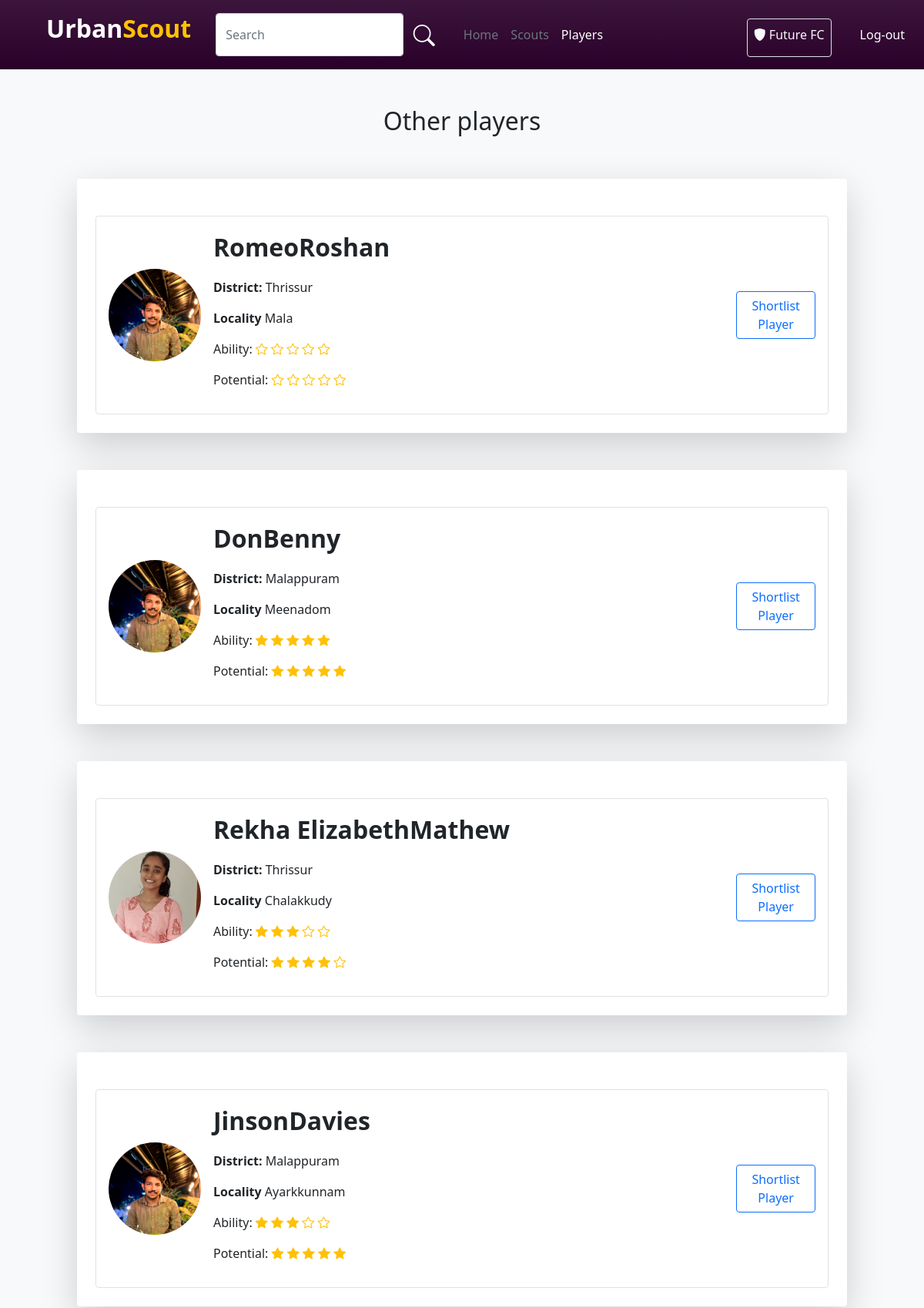
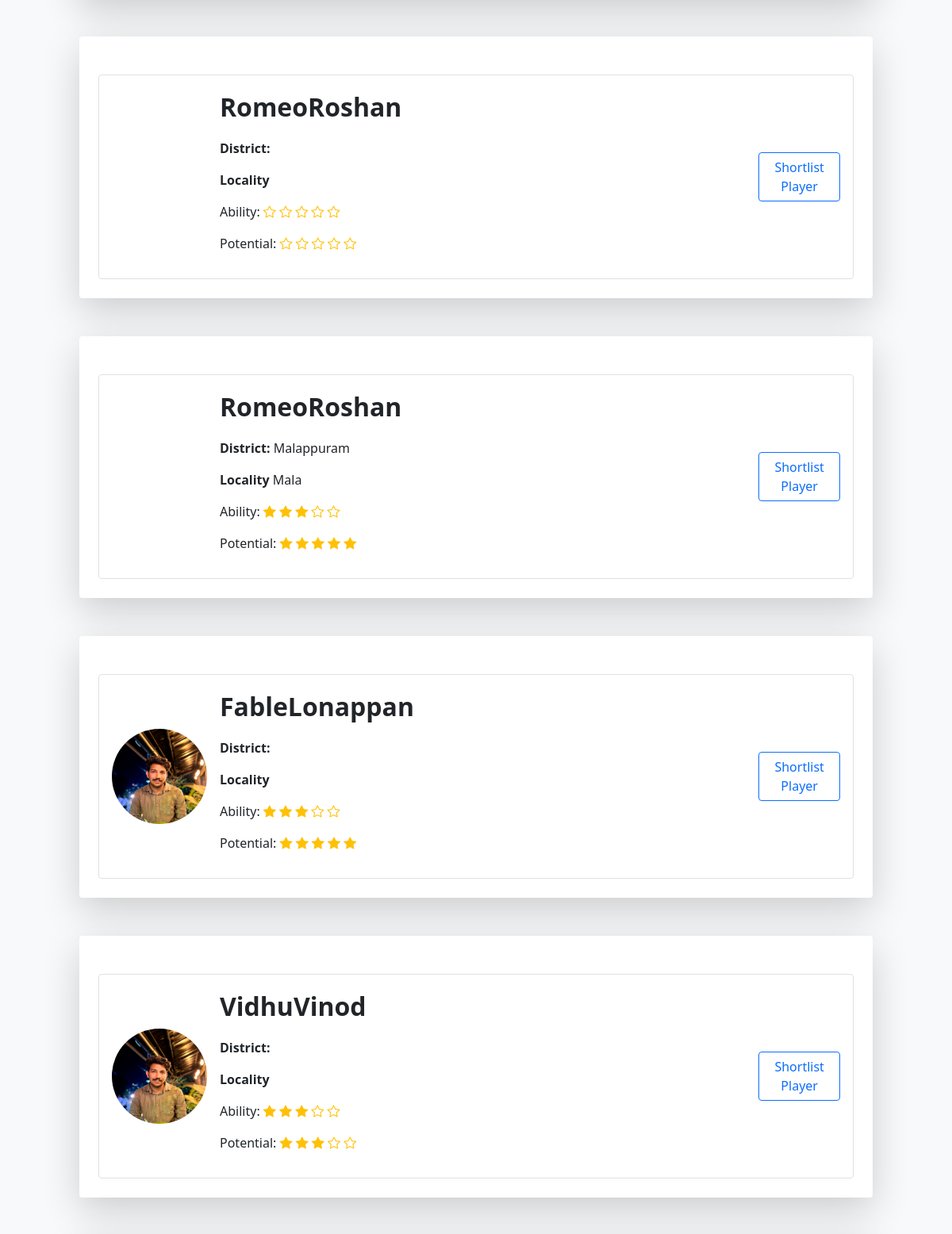
The page /ClubPlayer (signed in, upper part) on the database its author committed (2 pictures, top to bottom).
### account/models.py (models this page shows)
class User(AbstractUser):
    username=models.CharField(max_length=32, blank=True, null=True)
    USERNAME_FIELD = 'email'
    email = models.EmailField(unique=True)
    img=models.ImageField(upload_to='pics',default='https://img.freepik.com/free-icon/man_318-677829.jpg',null=True)
    is_player=models.BooleanField('is_player',default=False)
    is_club=models.BooleanField('is_club',default=False)
    is_scout=models.BooleanField('is_scout',default=False)
    player_dob = models.DateField(("Date of Birth"), default=date.today, validators=[validate_dob])
    player_pos = models.CharField(("Position"),default='',max_length=30,choices=Pos_Choice)
    district = models.CharField(("District"),default='',max_length=20,choices=District_Choice)
    locality = models.CharField(("Locality"),default='',max_length=50,blank=True)
    player_foot = models.CharField(("Prefered Foot"),default='',max_length=10,choices=Foot_Choice)
    player_ability = models.IntegerField(("Ability"),default=0,choices=Ability_Choice)
    club_reputation = models.IntegerField(("Club Reputation"),default=0,choices=Ability_Choice)
    player_potential = models.IntegerField(("Potential"),default=0,choices=Ability_Choice)
    desc=models.CharField(("Description"),max_length=100, default='')
    club_name=models.CharField((("Club Name")),default='',max_length=30)
    scouted_by=models.CharField(max_length=30,default='')
    subscribed=models.BooleanField(default=False)
    phone = models.CharField(("Phone Number"), null=True, max_length=10, validators=[phone_number_validator])
    REQUIRED_FIELDS = []

### account/views.py (the view)
# urls.py: path('ClubPlayer',views.clubPlayer,name="ClubPlayer"),
@login_required(login_url='http://127.0.0.1:8000/login/')
def clubPlayer(request):
    user = request.user
    interested_players = InterestedClubs.objects.filter(club_id=user.id).values_list('player_id', flat=True)
    shortlisted_Players=ShortlistedPlayers.objects.filter(club_id=user.id).values_list('player_id',flat=True)
    all_players = User.objects.filter(is_player=True).values()
    all_cont=Contract.objects.filter(club_id=user.id).values_list('player_id',flat=True)
    cont_is_accepted=Contract.objects.filter(club_id=user.id,contractAccepted=True).values_list('player_id', flat=True)
    cont_accepted=[]
    cont_is_active=Contract.objects.filter(club_id=user.id, player_negotiating=True,contractAccepted=False).values_list('player_id', flat=True)
    cont_is_not_active=Contract.objects.filter(club_id=user.id, player_negotiating=False,contractAccepted=False).values_list('player_id', flat=True)
    print(cont_is_active)
    contract_players=[]
    non_contract_players=[]
    interested_players_list = []
    not_interested_players_list = []
    ability_range = range(0, 5)
    shortlisted_Players_list=[]
    for player in all_players:
        player_id = player['id']
        player_data = {
            'id': player['id'],
            'first_name': player['first_name'],
            'last_name':player['last_name'],
            'img':player['img'],
            'district':player['district'],
            'locality':player['locality'],
            'scouted_by':player['scouted_by'],
            'player_ability':player['player_ability'],
            'player_potential':player['player_potential'],
        }
        if player_id in interested_players and player_id not in all_cont:
            interested_players_list.append(player_data)
        elif player_id in shortlisted_Players and player_id not in all_cont:
            shortlisted_Players_list.append(player_data)
        else:
            if player_id not in all_cont:
                not_interested_players_list.append(player_data)
        if player_id in cont_is_active:
            contract_players.append(player_data)
        elif player_id in cont_is_not_active:
            non_contract_players.append(player_data)
        if player_id in cont_is_accepted:
            cont_accepted.append(player_data)
    return render(request, 'club-player.html', {
        'shortlisted_players':shortlisted_Players_list,
        'interested_players': interested_players_list,
        'not_interested_players': not_interested_players_list,
        'abilityRange':ability_range,
        'contractedPlayers':contract_players,
        'nonContractedPlayers':non_contract_players,
        'contractAccepted':cont_accepted,
    })

### template/club-player.html (shortened to what this page needs)
{% load static %}
<!DOCTYPE html>
<html lang="en">
<head>
    <link rel="stylesheet" href="{% static 'style.css' %}">
    <link href="https://cdn.jsdelivr.net/npm/bootstrap@5.0.2/dist/css/bootstrap.min.css" rel="stylesheet"
>
    <link rel="stylesheet" href="https://cdn.jsdelivr.net/npm/bootstrap-icons@1.10.5/font/bootstrap-icons.css">
</head>
<body class="bg-light">
    <nav class="navbar player-navbar navbar-expand-lg">
        <div class="container-fluid">
            <a class="ms-5 navbar-brand d-flex fs-2 fw-bold" href="#"><p class="text-white">Urban</p><p class="text-warning">Scout</p></a>
            <div class="collapse navbar-collapse" id="navbarNav">
                <div class="ms-3 d-flex w-75">
                    <input type="text" class="form-control" id="search_bar" placeholder="Search">
                    <button class="btn shadow-none"><i class="bi bi-search fs-3 text-white"></i></button>
                </div>
                <div class="ms-3">
                    <ul class="navbar-nav me-auto mb-2 mb-lg-0">
                        <li class="nav-item">
                            <a class="nav-link  text-secondary" aria-current="page" href="{% url 'index' %}">Home</a>
                        </li>
                        <li class="nav-item">
                            <a class="nav-link text-secondary" aria-current="page" href="{% url 'ClubScout' %}">Scouts</a>
                        </li>
                        <li class="nav-item">
                            <a class="nav-link text-white" aria-current="page" href="{% url 'ClubPlayer' %}">Players</a>
                        </li>
                    </ul>
                </div>
                <div class="d-flex w-100 justify-content-start justify-content-sm-end">
                    <div class="border rounded p-2 pb-0 mt-2 ms-3">
                        <p class="text-light "><i class="bi bi-shield-fill"></i> {{user.club_name}}</p>
                    </div>
                    <a class="d-flex flex-column justify-content-center text-decoration-none" href="{% url 'logout' %}"><button class="btn text-white ms-4">Log-out</button></a>
                </div>
            </div>
        </div>
    </nav>
    <div class="d-flex flex-column align-items-center justify-content-center">
        {% if not_interested_players|length > 0 %}
        <h2 class="mt-5">Other players</h2>
        {% endif %}
        {% for i in not_interested_players %}
        <div class="col-10 bg-white rounded p-4 shadow-lg mt-5">
            <div class="border mt-4 d-flex flex-lg-row flex-column justify-content-center justify-content-lg-start align-items-center w-100 p-3 rounded">
                <div class="d-flex align-items-center">
                    <div class="player-scout-img">
                        <img class="w-100 rounded-circle" src={{i.img}} alt="">
                    </div>
                </div>
                <div class="ms-3 col-lg-7 col-12">
                    <a class="text-decoration-none text-dark" href="{% url 'player-home' i.id %}"><p class="fs-2 fw-bold">{{i.first_name}}{{i.last_name}}</p></a>
                    <p class=""><b>District: </b>{{i.district}} </p>
                    <p class=""><b>Locality </b>{{i.locality}}</p>
                    <p>Ability:{% with ability=i.player_ability %} {% for j in abilityRange %}
                        {% if j < ability %}
                        <i class="bi bi-star-fill text-warning"></i>
                        {% else %}
                        <i class="bi bi-star text-warning"></i>
                        {% endif %}
                        {% endfor %}
                        {% endwith %}
                    </p>
                    <p>Potential:{% with potential=i.player_potential %} {% for j in abilityRange %}
                        {% if j < potential %}
                        <i class="bi bi-star-fill text-warning"></i>
                        {% else %}
                        <i class="bi bi-star text-warning"></i>
                        {% endif %}
                        {% endfor %}
                        {% endwith %}
                    </p>                </div>
                <div class="d-flex justify-content-lg-end justify-content-center w-100">
                    <div class="d-flex align-items-center justify-content-center col-5">
                        <a href="{% url 'ShortlistPlayer' i.id %}"><button class="btn btn-outline-primary">Shortlist Player</button></a>
                    </div>
                </div>
            </div>
        </div>
        {% endfor %}
    </div>
</body>
</html>

### static/style.css (style rules this page uses)
.player-navbar { background: linear-gradient(rgb(60, 21, 60), rgb(41, 0, 41)); }
.player-scout-img { width: 120px; height: 120px; }

### rows shown on the page
User: club_name "Future FC"
User: img (picture), first_name "Romeo", last_name "Roshan", district "Thrissur", locality "Mala"
User: img (picture), first_name "Don", last_name "Benny", district "Malappuram", locality "Meenadom"
User: img (picture), first_name "Rekha Elizabeth", last_name "Mathew", district "Thrissur", locality "Chalakkudy"
User: img (picture), first_name "Jinson", last_name "Davies", district "Malappuram", locality "Ayarkkunnam"
User: first_name "Romeo", last_name "Roshan"
User: first_name "Romeo", last_name "Roshan", district "Malappuram", locality "Mala"
User: img (picture), first_name "Fable", last_name "Lonappan"
User: img (picture), first_name "Vidhu", last_name "Vinod"
